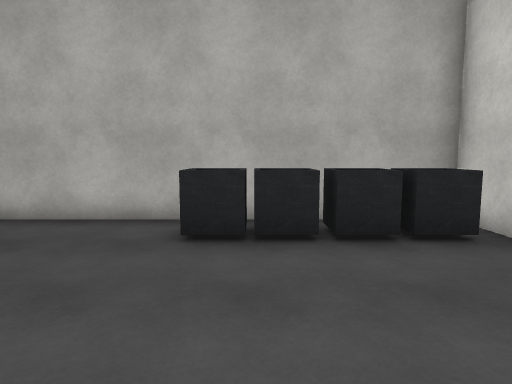
view 1 (above)

19 first-person views from a walk through a scene from a Unity 3-D project. The camera is 1.4 m above the floor, tilts 6° down and sees 75° across. The floor is counted in squares, 1 m on a side. Each view is taken from the middle of a square. On the plan, view 1 faces up. The plan holds only what a view shows up to about 15 squares ahead; the rest is blank. The player character is not drawn. Door leaves are left out, so doorways stand open. Some surface patterns are stand-ins.

view 2
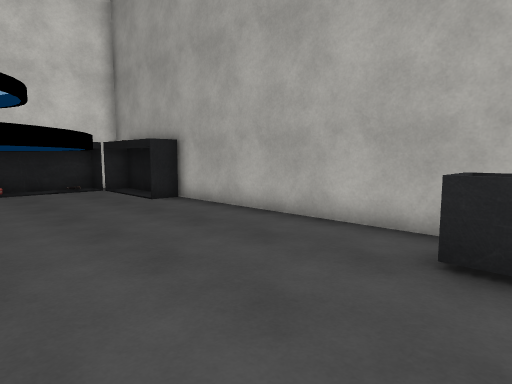

view 3
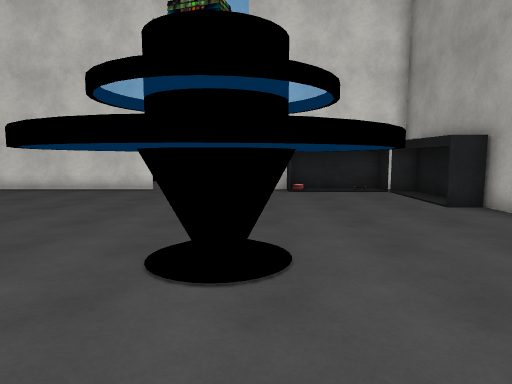

view 4
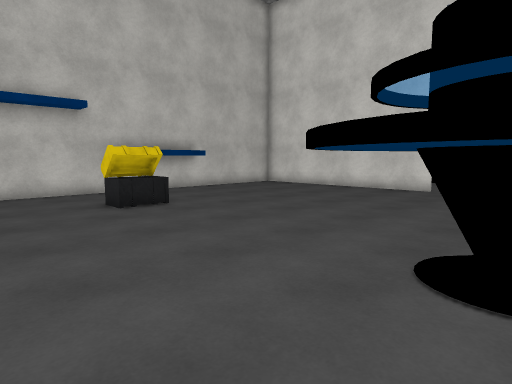

view 5
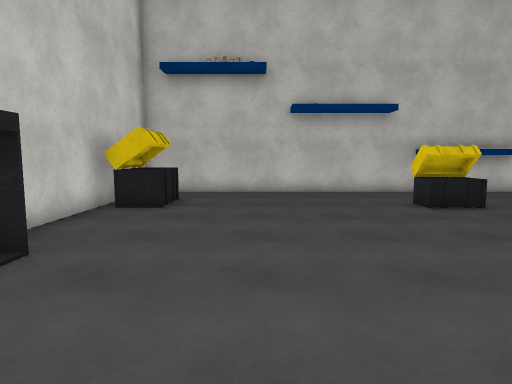

view 6
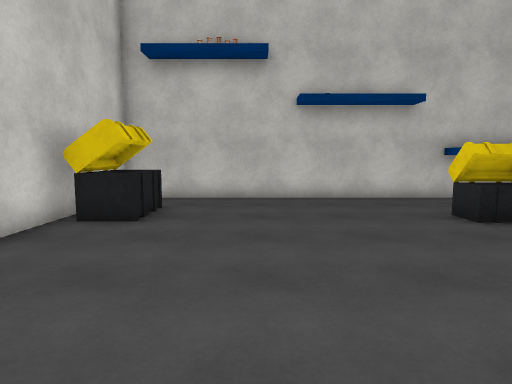

view 7
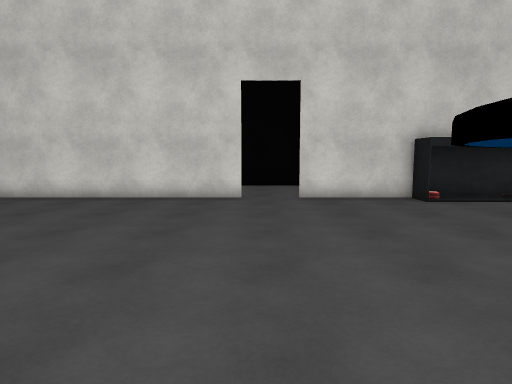

view 8
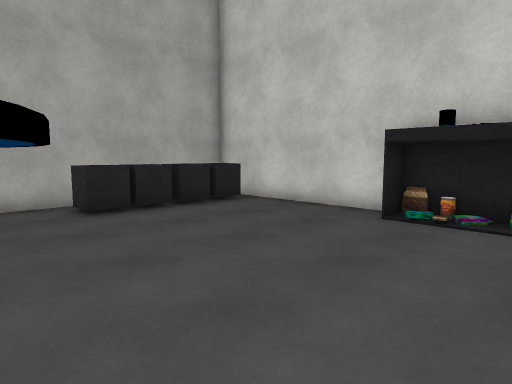

view 9
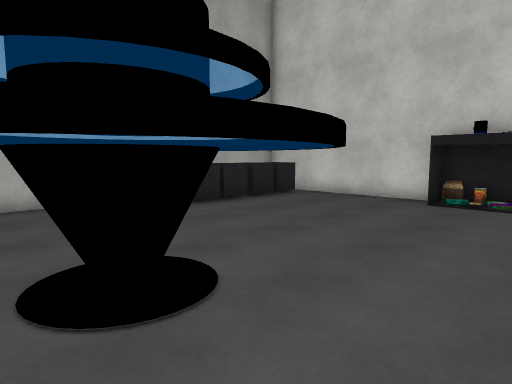

view 10
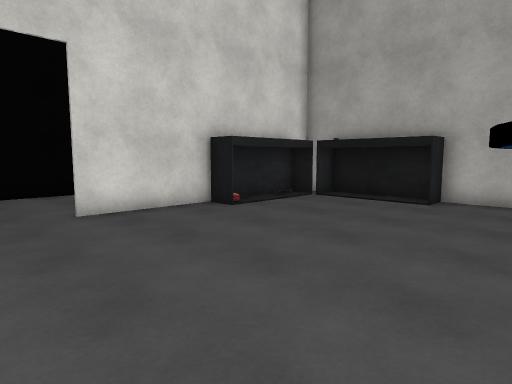

view 11
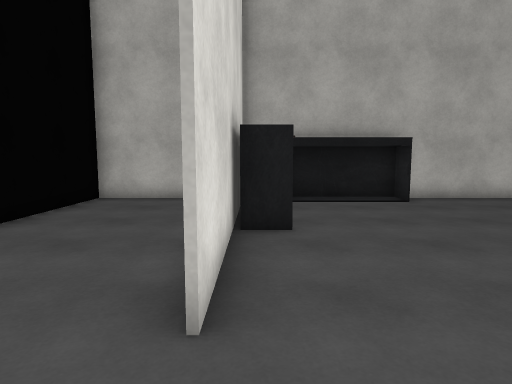

view 12
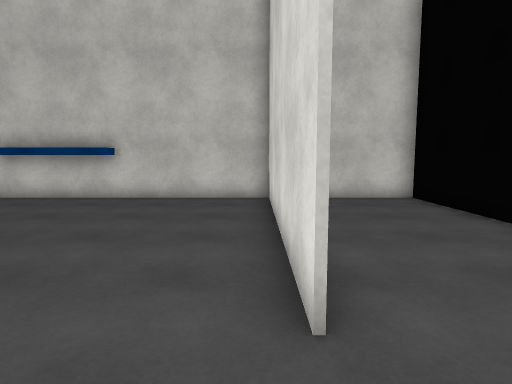

view 13
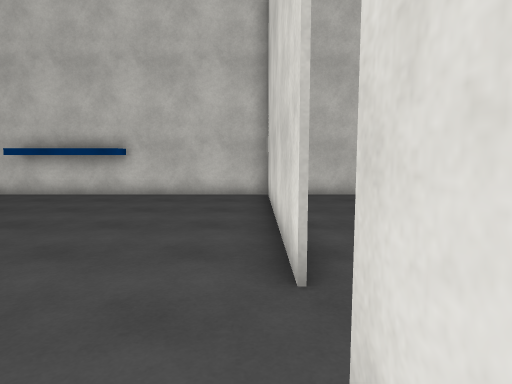

view 14
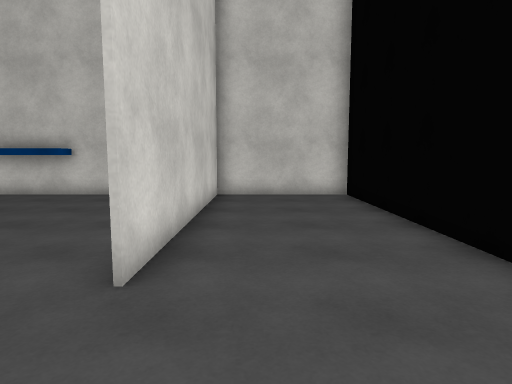

view 15
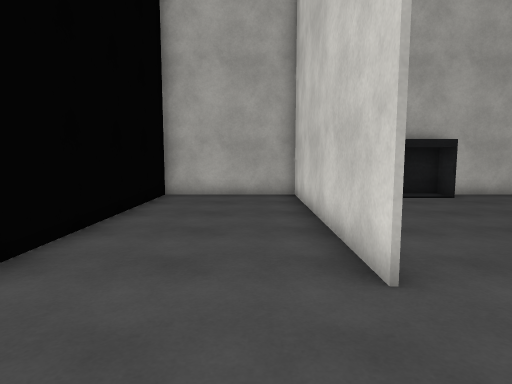

view 16
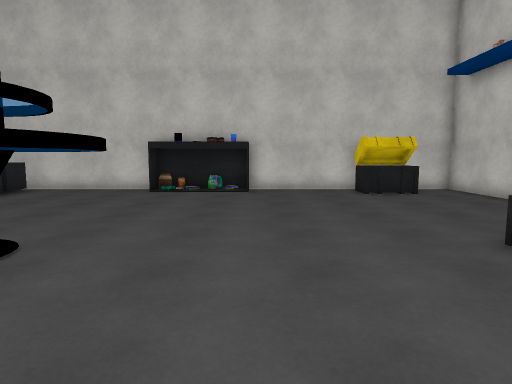

view 17
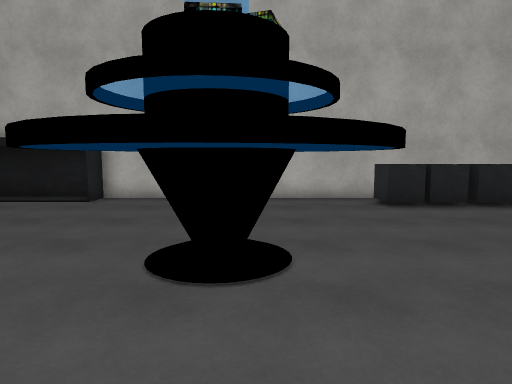

view 18
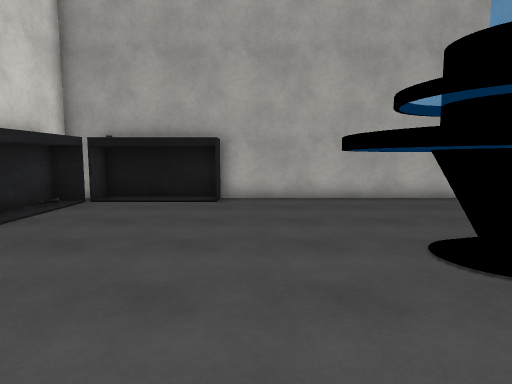

view 19
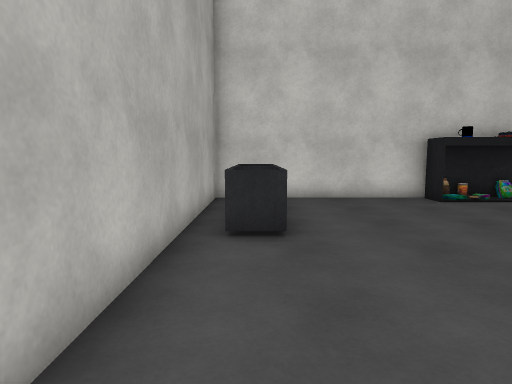

### Floor plan
Key: @ floor where view 1 was taken; # wall or solid block; . floor; D open door; S shelf; C cupboard; H chest; O other object.
Columns run from 21 left of view 1 to 5 right of it. Each row starts with its distance up from view 1.
  8  ######    ################
  7  .....#CCCCC..............#
  6  .....CDDDD.........SSSS .#
  5  .....OD................S.#
  4  .....CD..................#
  3  ....#CD.......O..........#
  2  ....#........OOOO........#
  1  ....#........OOOO........#
  0 #....#.......OOOOOO..@..DC#
 -1  ....#........OOOO......DC
 -2  ....DD........O........DC
 -3  ....DD.................DC
 -4  ....#....................#
 -5  ....#....................#
 -6  ....#....................#
 -7  ....#....................#
 -8  ....#.........HH.......HO#
 -9  ....#.........OO.......H #
-10  ....#..................  #
-11  ....#....................#
-12  ....#.....SSSS...........#
-13  ##########################

Positions as (right, up) in squares from view 1, and headings:
1: (0, 0), facing up
2: (0, 1), facing up-left
3: (-1, 1), facing left
4: (-1, 1), facing down-left
5: (0, 1), facing down
6: (0, -1), facing down
7: (-4, -3), facing left
8: (-4, -3), facing up-right
9: (-7, -3), facing up-right
10: (-7, -4), facing up-left
11: (-15, -4), facing up
12: (-15, -1), facing down
13: (-15, 0), facing down
14: (-17, 0), facing down
15: (-17, -5), facing up
16: (-10, -4), facing right
17: (-5, -4), facing up
18: (-9, -4), facing up
19: (-7, 6), facing right
